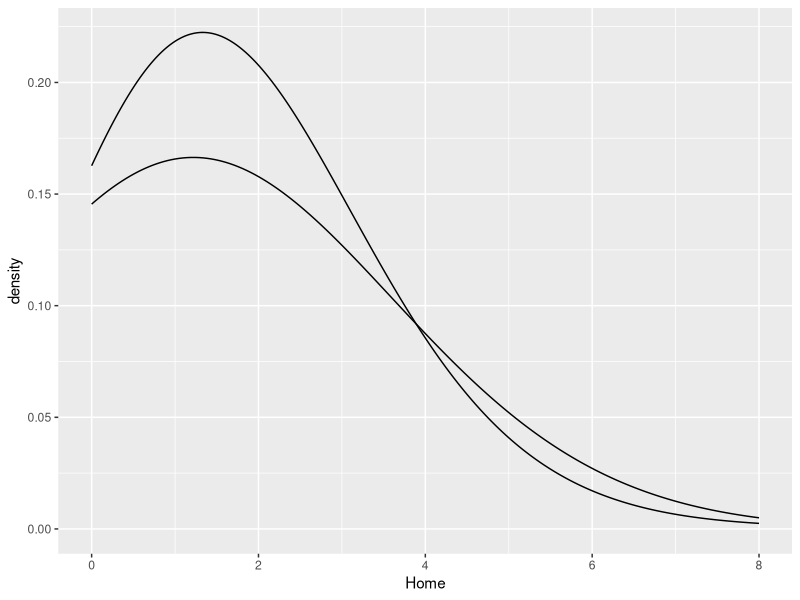

This chart was generated by the following R code:
library(ggplot2)
library(dplyr)
library(tidyr)
#library(melt)


teamsForSeason <- c(
  "1. FC Köln",
  "1. FC Union Berlin",
  "1. FSV Mainz 05",
  "TSG 1899 Hoffenheim",
  "Bayer 04 Leverkusen",
  "Bayern München",
  "Bor. Mönchengladbach",
  "Borussia Dortmund",
  "Eintracht Frankfurt",
  "FC Augsburg",
  "FC Schalke 04",
  "Hertha BSC",
  "RB Leipzig",
  "SC Freiburg",
  "VfB Stuttgart",
  "VfL Bochum",
  "VfL Wolfsburg",
  "Werder Bremen"
)


matches <- read.csv("../data/games.csv", sep=";")

filteredMatchesHome <- matches %>% filter(Team.1 %in% teamsForSeason)
filteredMatchesAway <- matches %>% filter(Team.2 %in% teamsForSeason)

goalsShotHome <- aggregate(matches$Home, by=list(Club=matches$Team.1), FUN=sum)
avgGoalsShotHome <- aggregate(matches$Home, by=list(Club=matches$Team.1), FUN=mean)
goalsShotAway <- aggregate(matches$Guest, by=list(Club=matches$Team.2), FUN=sum)
avgGoalsShotAway <- aggregate(matches$Guest, by=list(Club=matches$Team.2), FUN=mean)
goalsConcededHome <- aggregate(matches$Home, by=list(Club=matches$Team.2), FUN=sum)
avgGoalsConcededHome <- aggregate(matches$Home, by=list(Club=matches$Team.2), FUN=mean)
goalsConcededAway <- aggregate(matches$Guest, by=list(Club=matches$Team.1), FUN=sum)
avgGoalsConcededAway <- aggregate(matches$Guest, by=list(Club=matches$Team.1), FUN=mean)

matchesOfCurrentTeams <- rbind(filteredMatchesHome,filteredMatchesAway)
matchesOfCurrentTeams <- unique(matchesOfCurrentTeams)

matches <- matches %>% mutate(homeVic =
                                      case_when(Home > Guest ~ 1, 
                                                  Home == Guest ~ 0,
                                                  Home < Guest ~ 0)) %>% mutate(AwayVic =
                                       case_when(Home > Guest ~ 0, 
                                                 Home == Guest ~ 0,
                                                 Home < Guest ~ 1)) %>% mutate(Equal =
                                       case_when(Home > Guest ~ 0, 
                                                 Home == Guest ~ 1,
                                                 Home < Guest ~ 0))

possibiltyOfHomeVictory <- sum(matches$homeVic)/nrow(matches)
possibiltyOfGuestVictory <- sum(matches$AwayVic)/nrow(matches)
possibiltyOfEqual <- sum(matches$Equal)/nrow(matches)

clubs <- data.frame(
  goalsShotHome$Club,
  goalsShotHome$x,
  avgGoalsShotHome$x,
  goalsShotAway$x,
  avgGoalsShotAway$x,
  goalsConcededHome$x,
  avgGoalsConcededHome$x,
  goalsConcededAway$x,
  avgGoalsConcededAway$x
)

clubs <- clubs %>% filter(goalsShotHome.Club %in% teamsForSeason)

meanShotGoals <- mean(matches$Home)
meanConcededGoals <- mean(matches$Guest)


season2018 <- matchesOfCurrentTeams %>% filter(Startjahr == 2018)
season2019 <- matchesOfCurrentTeams %>% filter(Startjahr == 2019)
season2020 <- matchesOfCurrentTeams %>% filter(Startjahr == 2020)


goalsOverview <- ggplot(matches) +
  geom_density(adjust = 8, alpha = 0.5,aes(x=Home)) + geom_density(adjust = 8, alpha = 0.5,aes(x=Guest))

goalsOverview


